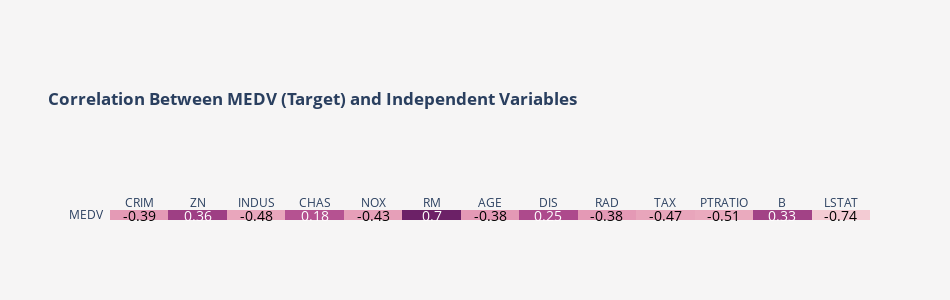

Notebook cell for this chart:
### Markdown cell above
<div class="alert alert-success">
PLAYTIME: Which features seem to have a linear relathionship? 
</div>

### Code cell
corr = np.round(df.corr(), 2) # Computing correlation
target_corr = corr.loc[['MEDV'], :].drop(columns=['MEDV']) # Filtering for the Target variable

# Creating annotated heatmap
fig = ff.create_annotated_heatmap(z=target_corr.values,
                                  x=target_corr.columns.tolist(),
                                  y=['MEDV'],
                                  colorscale='Magenta')

# Updating layout
fig.update_layout(title={'text': '<b>Correlation Between MEDV (Target) and Independent Variables</b>',
                        'x': 0.05, 'xanchor': 'left'},
                  margin=dict(t=210, l=110),
                  yaxis=dict(showgrid=False),
                  xaxis=dict(showgrid=False),
                  plot_bgcolor='#F6F5F5',
                  paper_bgcolor='#F6F5F5',
                  height=300, width=950) 

# Configuring font size 
for i in range(len(fig.layout.annotations)):
    fig.layout.annotations[i].font.size = 14

fig.show()

### Figure 1 — Plotly figure (JSON) as saved in the notebook; plotly's stock layout.template omitted (floating-point values rounded to 4 significant figures)
{"data": [{"colorscale": [[0, "rgb(243, 203, 211)"], [0.1667, "rgb(234, 169, 189)"], [0.3333, "rgb(221, 136, 172)"], [0.5, "rgb(202, 105, 157)"], [0.6667, "rgb(177, 77, 142)"], [0.8333, "rgb(145, 53, 125)"], [1, "rgb(108, 33, 103)"]], "reversescale": false, "showscale": false, "type": "heatmap", "x": ["CRIM", "ZN", "INDUS", "CHAS", "NOX", "RM", "AGE", "DIS", "RAD", "TAX", "PTRATIO", "B", "LSTAT"], "y": ["MEDV"], "z": [[-0.39, 0.36, -0.48, 0.18, -0.43, 0.7, -0.38, 0.25, -0.38, -0.47, -0.51, 0.33, -0.74]]}], "layout": {"annotations": [{"font": {"color": "#000000", "size": 14}, "showarrow": false, "text": "-0.39", "x": "CRIM", "xref": "x", "y": "MEDV", "yref": "y"}, {"font": {"color": "#FFFFFF", "size": 14}, "showarrow": false, "text": "0.36", "x": "ZN", "xref": "x", "y": "MEDV", "yref": "y"}, {"font": {"color": "#000000", "size": 14}, "showarrow": false, "text": "-0.48", "x": "INDUS", "xref": "x", "y": "MEDV", "yref": "y"}, {"font": {"color": "#FFFFFF", "size": 14}, "showarrow": false, "text": "0.18", "x": "CHAS", "xref": "x", "y": "MEDV", "yref": "y"}, {"font": {"color": "#000000", "size": 14}, "showarrow": false, "text": "-0.43", "x": "NOX", "xref": "x", "y": "MEDV", "yref": "y"}, {"font": {"color": "#FFFFFF", "size": 14}, "showarrow": false, "text": "0.7", "x": "RM", "xref": "x", "y": "MEDV", "yref": "y"}, {"font": {"color": "#000000", "size": 14}, "showarrow": false, "text": "-0.38", "x": "AGE", "xref": "x", "y": "MEDV", "yref": "y"}, {"font": {"color": "#FFFFFF", "size": 14}, "showarrow": false, "text": "0.25", "x": "DIS", "xref": "x", "y": "MEDV", "yref": "y"}, {"font": {"color": "#000000", "size": 14}, "showarrow": false, "text": "-0.38", "x": "RAD", "xref": "x", "y": "MEDV", "yref": "y"}, {"font": {"color": "#000000", "size": 14}, "showarrow": false, "text": "-0.47", "x": "TAX", "xref": "x", "y": "MEDV", "yref": "y"}, {"font": {"color": "#000000", "size": 14}, "showarrow": false, "text": "-0.51", "x": "PTRATIO", "xref": "x", "y": "MEDV", "yref": "y"}, {"font": {"color": "#FFFFFF", "size": 14}, "showarrow": false, "text": "0.33", "x": "B", "xref": "x", "y": "MEDV", "yref": "y"}, {"font": {"color": "#000000", "size": 14}, "showarrow": false, "text": "-0.74", "x": "LSTAT", "xref": "x", "y": "MEDV", "yref": "y"}], "height": 300, "margin": {"l": 110, "t": 210}, "paper_bgcolor": "#F6F5F5", "plot_bgcolor": "#F6F5F5", "title": {"text": "<b>Correlation Between MEDV (Target) and Independent Variables</b>", "x": 0.05, "xanchor": "left"}, "width": 950, "xaxis": {"dtick": 1, "gridcolor": "rgb(0, 0, 0)", "showgrid": false, "side": "top", "ticks": ""}, "yaxis": {"dtick": 1, "showgrid": false, "ticks": "", "ticksuffix": "  "}}}
